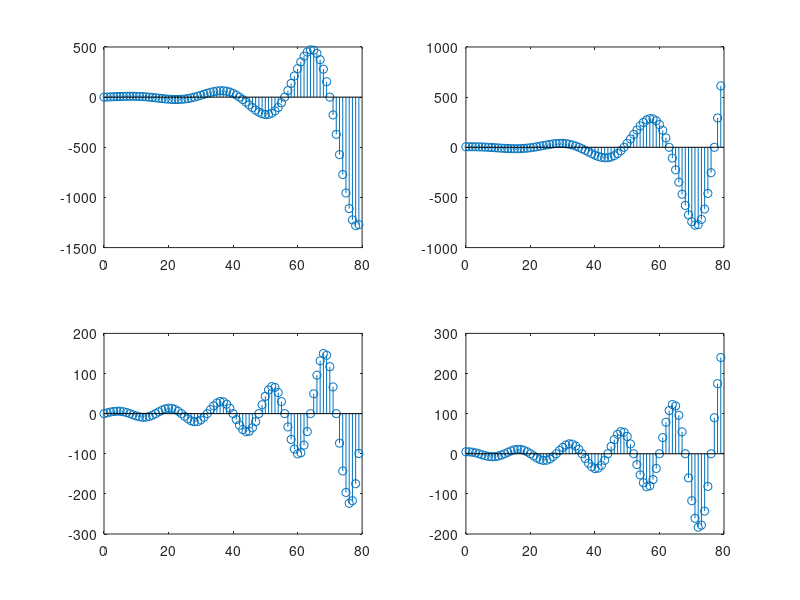

MATLAB code for this plot:
clc;
n=0:1:79;
a=input("Amplitude: ")
c1= (1/14)+(pi/14)*i;
y1=a*exp(c1*n);
subplot(2,2,1)
stem(n,imag(y1))
subplot(2,2,2)
stem(n,real(y1))

c2=(1/20)+(pi/8)*i;
y2=a*exp(c2*n);
subplot(2,2,3)
stem(n,imag(y2))
subplot(2,2,4)
stem(n,real(y2))
